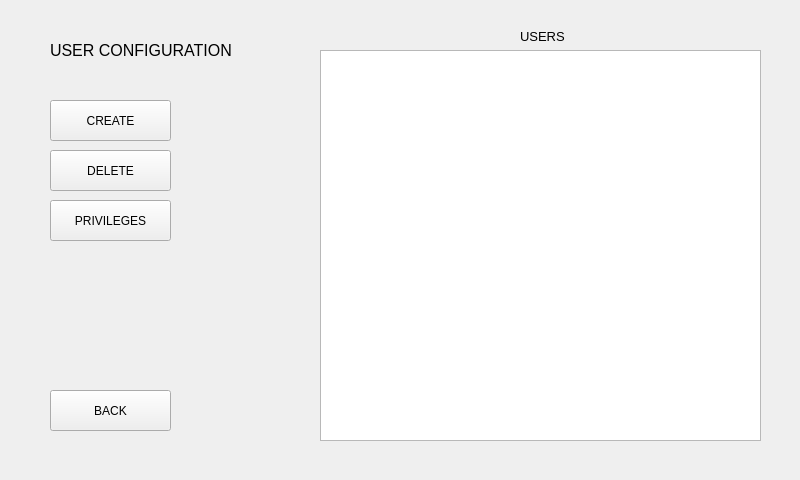
<?xml version="1.0" encoding="UTF-8"?>
<ui version="4.0">
 <class>UserConfiguration</class>
 <widget class="QWidget" name="UserConfiguration">
  <property name="geometry">
   <rect>
    <x>0</x>
    <y>0</y>
    <width>800</width>
    <height>480</height>
   </rect>
  </property>
  <property name="windowTitle">
   <string>Form</string>
  </property>
  <widget class="QListWidget" name="userListWidget">
   <property name="geometry">
    <rect>
     <x>320</x>
     <y>50</y>
     <width>441</width>
     <height>391</height>
    </rect>
   </property>
  </widget>
  <widget class="QPushButton" name="backButton">
   <property name="geometry">
    <rect>
     <x>50</x>
     <y>390</y>
     <width>121</width>
     <height>41</height>
    </rect>
   </property>
   <property name="text">
    <string>BACK</string>
   </property>
  </widget>
  <widget class="QPushButton" name="privilegesButton">
   <property name="geometry">
    <rect>
     <x>50</x>
     <y>200</y>
     <width>121</width>
     <height>41</height>
    </rect>
   </property>
   <property name="text">
    <string>PRIVILEGES</string>
   </property>
  </widget>
  <widget class="QPushButton" name="deleteButton">
   <property name="geometry">
    <rect>
     <x>50</x>
     <y>150</y>
     <width>121</width>
     <height>41</height>
    </rect>
   </property>
   <property name="text">
    <string>DELETE</string>
   </property>
  </widget>
  <widget class="QPushButton" name="createButton">
   <property name="geometry">
    <rect>
     <x>50</x>
     <y>100</y>
     <width>121</width>
     <height>41</height>
    </rect>
   </property>
   <property name="text">
    <string>CREATE</string>
   </property>
  </widget>
  <widget class="QLabel" name="usersLabel">
   <property name="geometry">
    <rect>
     <x>520</x>
     <y>26</y>
     <width>81</width>
     <height>21</height>
    </rect>
   </property>
   <property name="text">
    <string>&lt;html&gt;&lt;head/&gt;&lt;body&gt;&lt;p&gt;&lt;span style=&quot; font-size:10pt;&quot;&gt;USERS&lt;/span&gt;&lt;/p&gt;&lt;/body&gt;&lt;/html&gt;</string>
   </property>
  </widget>
  <widget class="QLabel" name="ucLabel">
   <property name="geometry">
    <rect>
     <x>50</x>
     <y>30</y>
     <width>241</width>
     <height>41</height>
    </rect>
   </property>
   <property name="text">
    <string>&lt;html&gt;&lt;head/&gt;&lt;body&gt;&lt;p&gt;&lt;span style=&quot; font-size:12pt;&quot;&gt;USER CONFIGURATION&lt;/span&gt;&lt;/p&gt;&lt;/body&gt;&lt;/html&gt;</string>
   </property>
  </widget>
 </widget>
 <layoutdefault spacing="6" margin="11"/>
 <resources/>
 <connections/>
</ui>
